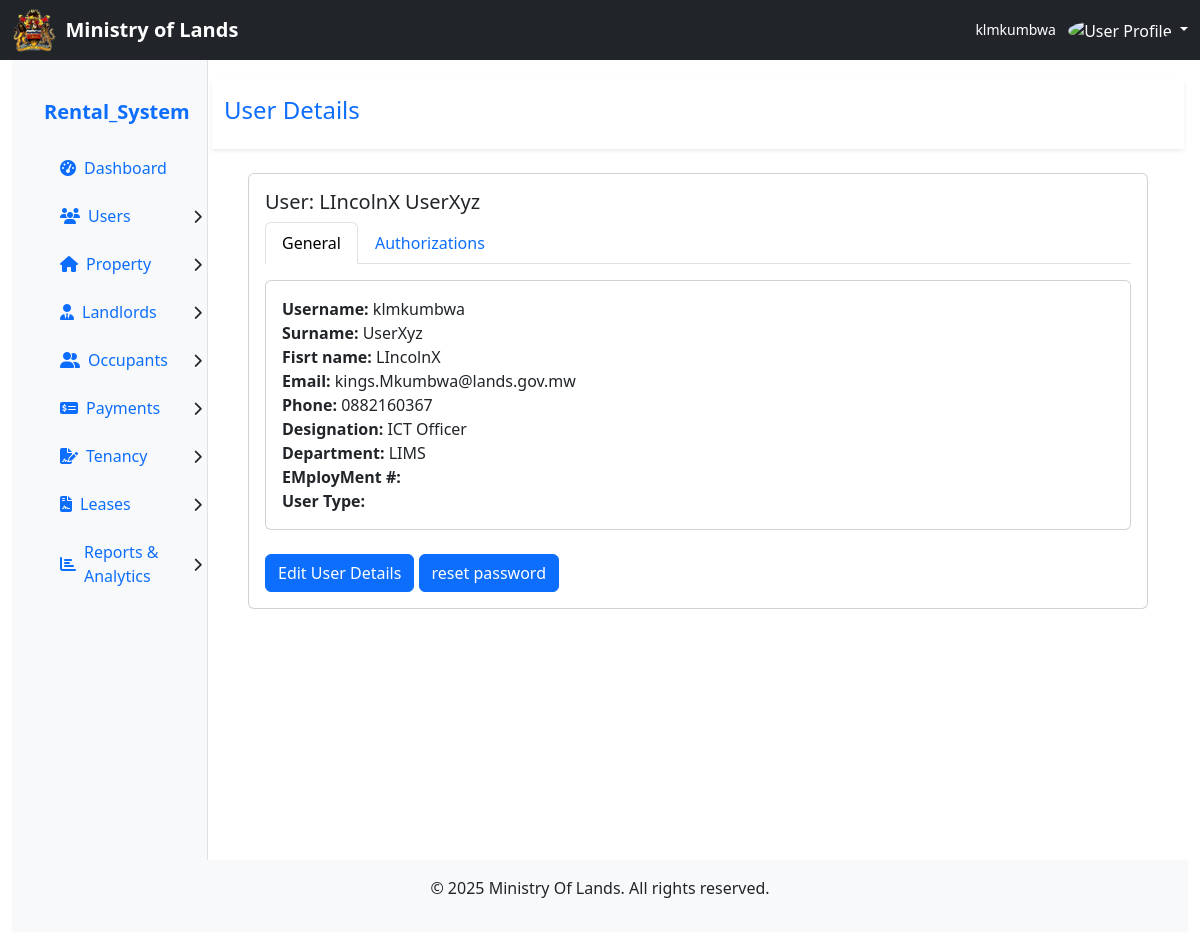
Page /index.php?page=user_details&User_id=1 (signed in) on the committed database.
### tables this page shows
CREATE TABLE IF NOT EXISTS `users` (
  `User_ID` int NOT NULL AUTO_INCREMENT,
  `Username` varchar(50) NOT NULL,
  `First_name` varchar(50) NOT NULL,
  `Last_name` varchar(50) NOT NULL,
  `Email` varchar(100) NOT NULL,
  `Phone` varchar(20) DEFAULT NULL,
  `Designation` varchar(100) DEFAULT NULL,
  `Department` varchar(100) DEFAULT NULL,
  `Password` varchar(255) NOT NULL,
  `Profile_picture` varchar(255) DEFAULT NULL,
  `User_role_ID` int DEFAULT NULL,
  `User_type_ID` int NOT NULL,
  `Created_At` timestamp NULL DEFAULT CURRENT_TIMESTAMP,
  `Updated_At` timestamp NULL DEFAULT CURRENT_TIMESTAMP ON UPDATE CURRENT_TIMESTAMP,
  PRIMARY KEY (`User_ID`),
  UNIQUE KEY `Username` (`Username`),
  UNIQUE KEY `Email` (`Email`),
  KEY `User_role_ID` (`User_role_ID`),
  KEY `User_type_ID` (`User_type_ID`)
);

### pages/user_details.php (the view, shortened to what this page needs)
<?php
$id = $_GET['User_id'] ?? 1;
$id = (int)$id;
$user_sql = "SELECT * FROM users WHERE user_id = $id";
$user_result = $conn->query($user_sql);
$user = $user_result->fetch_assoc();
?>
<div class="row bg-white py-3 shadow-sm">
    <div class="col">
        <h4 class="text-primary">User Details</h4>
    </div>
</div>
<div class="row p-4">
<div class="col-md-12">
<div class="card">
<div class="card-body">
<h5 class="card-title">User: <?= htmlspecialchars($user['First_name'] . ' ' . $user['Last_name']) ?></h5>
    <ul class="nav nav-tabs" id="userTabs" role="tablist">
        <li class="nav-item" role="presentation">
            <a class="nav-link active" id="user-details-tab" data-bs-toggle="tab" href="#user-details" role="tab" aria-controls="user-details" aria-selected="true">General</a>
        </li>
        <li class="nav-item" role="presentation">
            <a class="nav-link" id="permissions-tab" data-bs-toggle="tab" href="#permissions" role="tab" aria-controls="permissions" aria-selected="false">Authorizations</a>
        </li>
    </ul>
    <div class="tab-content mt-3">
        <div class="tab-pane fade show active" id="user-details" role="tabpanel" aria-labelledby="user-details-tab">
            <div class="card mb-4">
                <div class="card-body">
                    <p class="card-text">
                        <strong>Username:</strong> <?= htmlspecialchars($user['Username']?? '') ?><br>
                        <strong>Surname:</strong> <?= htmlspecialchars($user['Last_name']?? '') ?><br>
                        <strong>Fisrt name:</strong> <?= htmlspecialchars($user['First_name']?? '') ?><br>
                        <strong>Email:</strong> <?= htmlspecialchars($user['Email']?? '') ?><br>
                        <strong>Phone:</strong> <?= htmlspecialchars($user['Phone']?? '') ?><br>
                        <strong>Designation:</strong> <?= htmlspecialchars($user['Designation']?? '') ?><br>
                        <strong>Department:</strong> <?= htmlspecialchars($user['Department']?? '') ?><br>
                        <strong>EMployMent #:</strong> <?= htmlspecialchars($user['Emp_No']?? '') ?><br><strong>User Type:</strong> <?= htmlspecialchars($user['user_type_ID']?? '') ?><br>
                    </p>
                </div>
            </div>
            <a href="index.php?page=edit_user&User_id=<?= $id ?>" class="btn btn-primary">Edit User Details</a>
                    <a href=" " class="btn btn-primary">reset password</a>
        </div>
    </div>
                        </div>
 </div>
 </div>
 </div>

### rows in the picture
users: First_name+Last_name "LIncolnX UserXyz", Username "klmkumbwa", Last_name "UserXyz", First_name "LIncolnX", Email "kings.Mkumbwa@lands.gov.mw", Phone "0882160367", Designation "ICT Officer", Department "LIMS"

### other values in the picture
$username "klmkumbwa"
